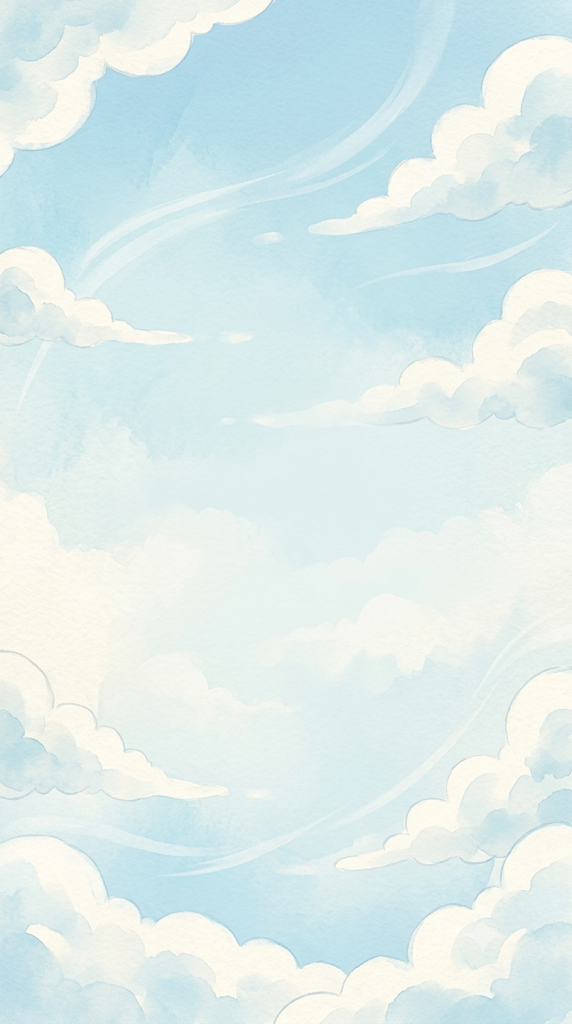
#> input picture assets/backgrounds/home_dream_sky.png, 572 x 1024 px, given in place of map_dream sky_1.png, which was not available
$ python prep_dream_sky.py
#> lines starting #> are read from the running program, lines starting #| are printed output that depends on the picture; pictures that were not available may be replaced by others from this repository, and a replacement may not be noted
#!/usr/bin/env python3
"""Prepare the Dream Sky biome background (the biome after Upper Sky, ~1500m+).

Only ONE source segment exists so far (map_dream sky_1.png) - the user will
add A/B/C + transition variants later, matching Upper Sky's structure. For
now this just repeats that single segment with the same 300px crossfade
technique to cover a placeholder ~1500m of climb, sliced into GPU-safe
vertical tiles (same reasoning as Upper Sky: a single texture that tall
would exceed the GPU's max 2D texture size).

Unlike Upper Sky, there's no "footer" or "core_h" concept here - Dream Sky's
background abuts directly onto the TOP of Upper Sky's, so Godot just needs
this stitched image's total height to know how far up it reaches; it anchors
the BOTTOM edge at wherever Upper Sky's painted content ends (computed at
runtime from UpperSkyBiome.get_top_world_y()).

Usage:
    python3 tools/prep_dream_sky.py
"""
import os
import json
from PIL import Image

SRC = "assets/backgrounds"
TILE_DIR = "assets/backgrounds/dream_sky"

TARGET_M = 1500.0     # placeholder length until real A/B/C/transition segments exist
PX_PER_M = 10.0
WIDTH = 1080
OVERLAP = 300
MAX_TILE_H = 4096


def _load_scaled(name):
#> called with name = 'map_dream sky_1.png'
    im = Image.open(f"{SRC}/{name}").convert("RGBA")
    w, h = im.size
#> w = 572; h = 1024
    return im.resize((WIDTH, int(round(h * WIDTH / float(w)))), Image.LANCZOS)


def do_stitch():
    """Repeat the single Dream Sky segment (crossfaded at each seam) until it
    covers TARGET_M, then slice into GPU-safe tiles under TILE_DIR."""
    seg = _load_scaled("map_dream sky_1.png")

    target_px = TARGET_M * PX_PER_M
    imgs = [seg]
    running = seg.height
#> running = 1933
    while running < target_px:
        imgs.append(seg)
        running += seg.height - OVERLAP
#> after the loop, imgs = 10 items; running = 16630

    total_h = sum(im.height for im in imgs) - OVERLAP * (len(imgs) - 1)
#> total_h = 16630
    canvas = Image.new("RGBA", (WIDTH, total_h), (0, 0, 0, 255))

    # paste bottom-to-top, same convention as Upper Sky's stitcher: imgs[0] is
    # the bottommost (closest to the seam with Upper Sky), later repeats
    # stack upward (climbing further reveals more repeats)
    paste_ys = [total_h - imgs[0].height]
#> paste_ys = [14697]
    canvas.paste(imgs[0], (0, paste_ys[0]))
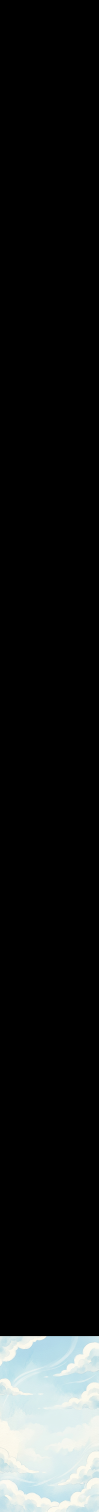
#> canvas: PIL image 1080x16630 RGBA (shown at 1/11 size); mean R, G, B, A 25.7, 27.5, 27.4, 255

    for i in range(1, len(imgs)):
        prev, cur = imgs[i - 1], imgs[i]
        prev_y = paste_ys[i - 1]
        cur_y = prev_y - (cur.height - OVERLAP)
        paste_ys.append(cur_y)
        canvas.paste(cur, (0, cur_y))

        prev_band = prev.crop((0, 0, WIDTH, OVERLAP))
        cur_band = cur.crop((0, cur.height - OVERLAP, WIDTH, cur.height))

        row_vals = [int(round(255 * row / float(max(OVERLAP - 1, 1)))) for row in range(OVERLAP)]
        mask_data = []
        for v in row_vals:
            mask_data.extend([v] * WIDTH)
        mask = Image.new("L", (WIDTH, OVERLAP))
        mask.putdata(mask_data)

        band = Image.composite(prev_band, cur_band, mask)
        canvas.paste(band, (0, prev_y))
#> this loop made 9 passes
#> (prev_y, cur_y) on passes 1 to 9: (14697, 13064), (13064, 11431), (11431, 9798), (9798, 8165), (8165, 6532), (6532, 4899), (4899, 3266), (3266, 1633), (1633, 0)
#> pass 1, in do_stitch, `cur_band = cur.crop((0, cur.height - OVERLAP, WIDTH, cur.height))`:
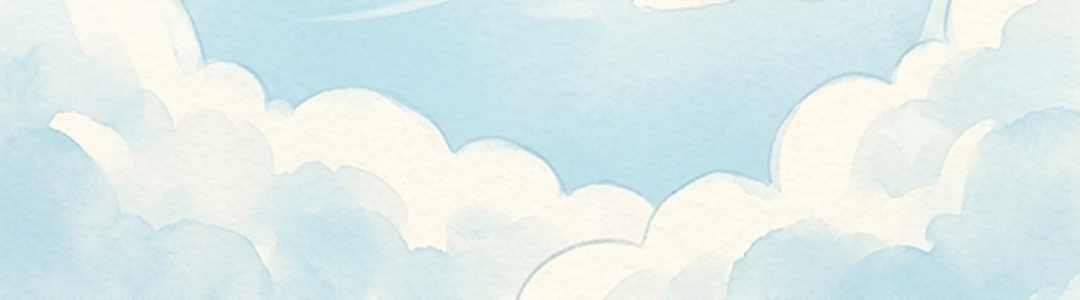
#> cur_band: PIL image 1080x300 RGBA; mean R, G, B, A 222.3, 236.5, 235.1, 255
#> pass 1, in do_stitch, `band = Image.composite(prev_band, cur_band, mask)`:
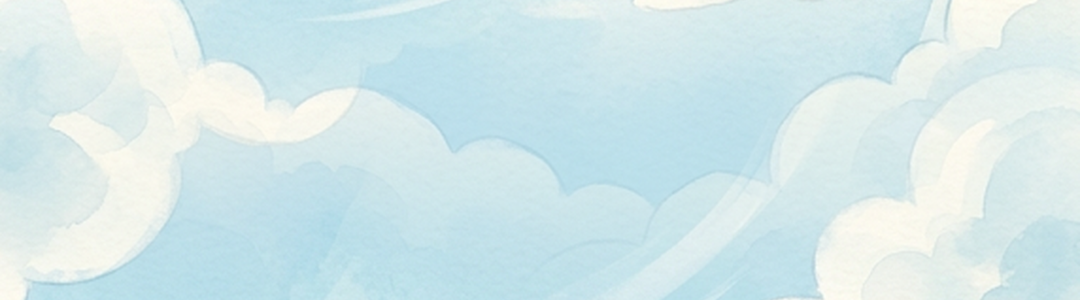
#> band: PIL image 1080x300 RGBA; mean R, G, B, A 212.2, 232.5, 234.7, 255
#> after the loop:
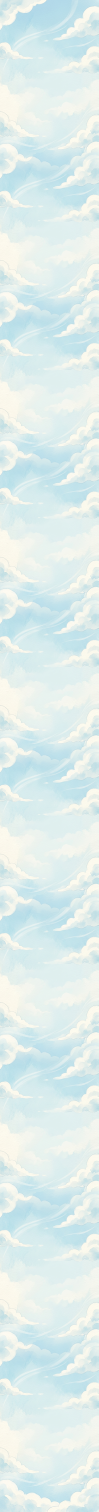
#> canvas: PIL image 1080x16630 RGBA (shown at 1/11 size); mean R, G, B, A 222.7, 237.3, 236.1, 255
#> after the loop:
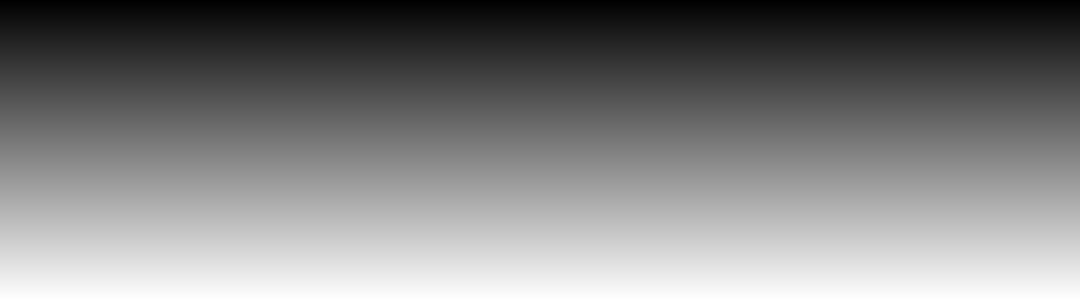
#> mask: PIL image 1080x300 L; min 0, max 255, mean 127.5
#> after the loop, paste_ys = [14697, 13064, 11431, 9798, 8165, 6532, 4899, 3266, 1633, 0]

    os.makedirs(TILE_DIR, exist_ok=True)
    for f in os.listdir(TILE_DIR):
        if f.startswith("tile_") and f.endswith(".png"):
            os.remove(os.path.join(TILE_DIR, f))
    y = 0
    idx = 0
    while y < total_h:
        h = min(MAX_TILE_H, total_h - y)
        canvas.crop((0, y, WIDTH, y + h)).save(f"{TILE_DIR}/tile_{idx}.png")
        y += h
        idx += 1
#> this loop made 5 passes
#> (h, y) on passes 1 to 5: (4096, 4096), (4096, 8192), (4096, 12288), (4096, 16384), (246, 16630)
#> pass 1, in do_stitch, `canvas.crop((0, y, WIDTH, y + h)).save(f"{TILE_DIR}/tile_{idx}.png")`:
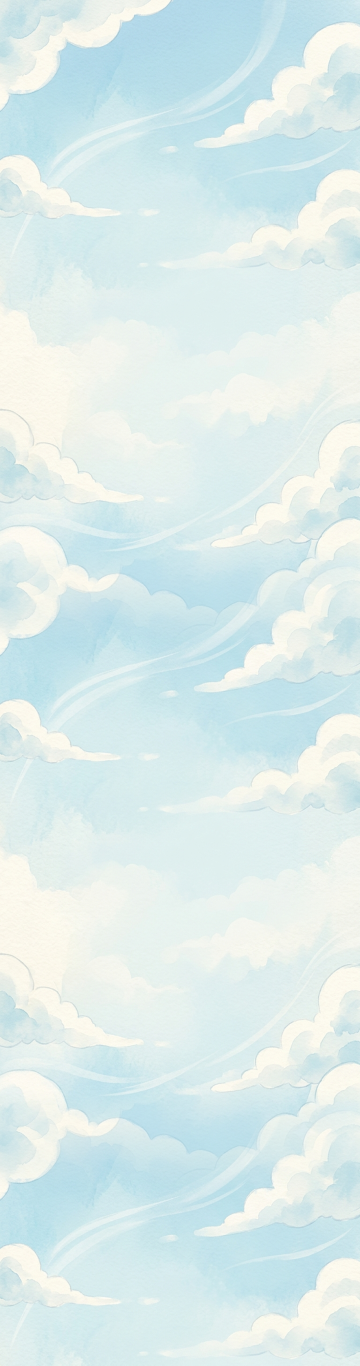
#> saved as tile_0.png: PIL image 1080x4096 RGBA (shown at 1/3 size); mean R, G, B, A 220.3, 236.4, 235.9, 255
#> pass 2, in do_stitch, `canvas.crop((0, y, WIDTH, y + h)).save(f"{TILE_DIR}/tile_{idx}.png")`:
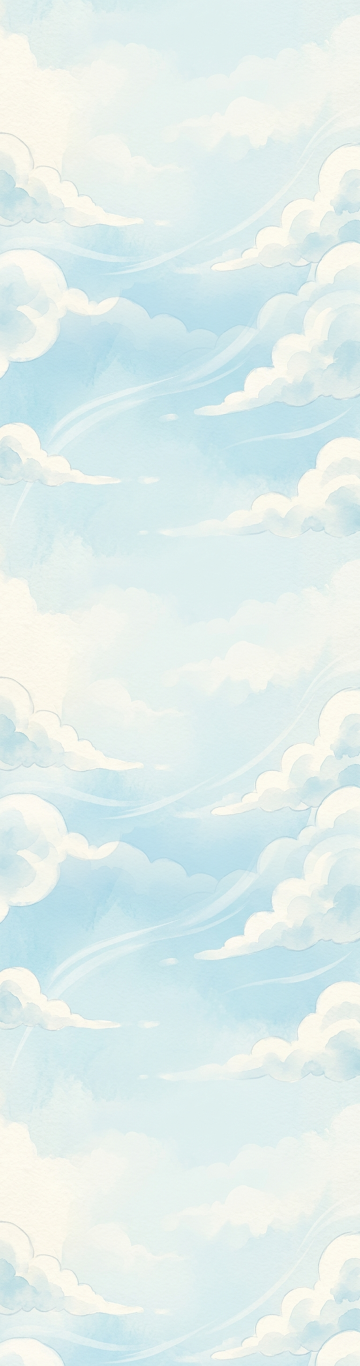
#> saved as tile_1.png: PIL image 1080x4096 RGBA (shown at 1/3 size); mean R, G, B, A 224.7, 238.2, 236.3, 255
#> after the loop, idx = 5; y = 16630

    with open(f"{TILE_DIR}/meta.json", "w") as f:
        json.dump({"total_h": total_h, "tiles": idx}, f)

    print(f"  repeated segment x{len(imgs)} (single source, temporary)")
#|   repeated segment x10 (single source, temporary)
    print(f"  canvas {canvas.size} → {idx} tiles in {TILE_DIR}/")
#|   canvas (1080, 16630) → 5 tiles in assets/backgrounds/dream_sky/
    print(f"  total_h={total_h}  ->  {total_h / PX_PER_M:.0f} m of climb covered")
#|   total_h=16630  ->  1663 m of climb covered
    return total_h


def main():
    print("=== Dream Sky asset prep (placeholder, single segment) ===")
    do_stitch()
    print("\nDone. Replace do_stitch()'s single segment with a randomized")
    print("A/B/C/transition picker (see prep_upper_sky.py) once those exist.")


if __name__ == "__main__":
    main()

$ run again, on images/HUD.png
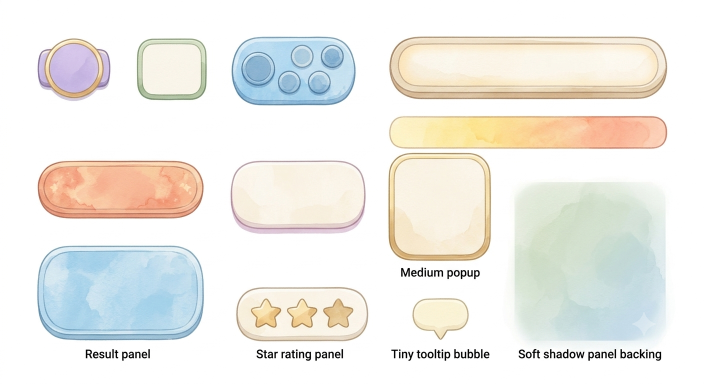
#> input picture images/HUD.png, 1408 x 768 px, given in place of map_dream sky_1.png, which was not available (shown at 1/2 size)
#> in _load_scaled, im is the input picture: PIL image 1408x768 RGBA; mean R, G, B, A 238.6, 237.2, 232, 255
#> after the loop in do_stitch, `while running < target_px:`: imgs = 51 items; running = 15039
#> in do_stitch, `paste_ys = [total_h - imgs[0].height]`: paste_ys = [14450]
#> the loop in do_stitch, `for i in range(1, len(imgs)):` made 50 passes
#> (prev_y, cur_y) on passes 1 to 8: (14450, 14161), (14161, 13872), (13872, 13583), (13583, 13294), (13294, 13005), (13005, 12716), (12716, 12427), (12427, 12138)
#> after the loop in do_stitch, `for i in range(1, len(imgs)):`:
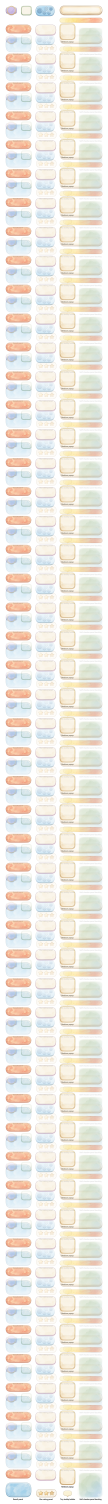
#> canvas: PIL image 1080x15039 RGBA (shown at 1/10 size); mean R, G, B, A 239, 235.2, 227.5, 255
#> after the loop in do_stitch, `for i in range(1, len(imgs)):`: paste_ys = 51 values, max 14450 at index 0, min 0 at index 50, mean 7225
#> the loop in do_stitch, `while y < total_h:` made 4 passes
#> (h, y) on passes 1 to 4: (4096, 4096), (4096, 8192), (4096, 12288), (2751, 15039)
#> pass 2, in do_stitch, `canvas.crop((0, y, WIDTH, y + h)).save(f"{TILE_DIR}/tile_{idx}.png")`:
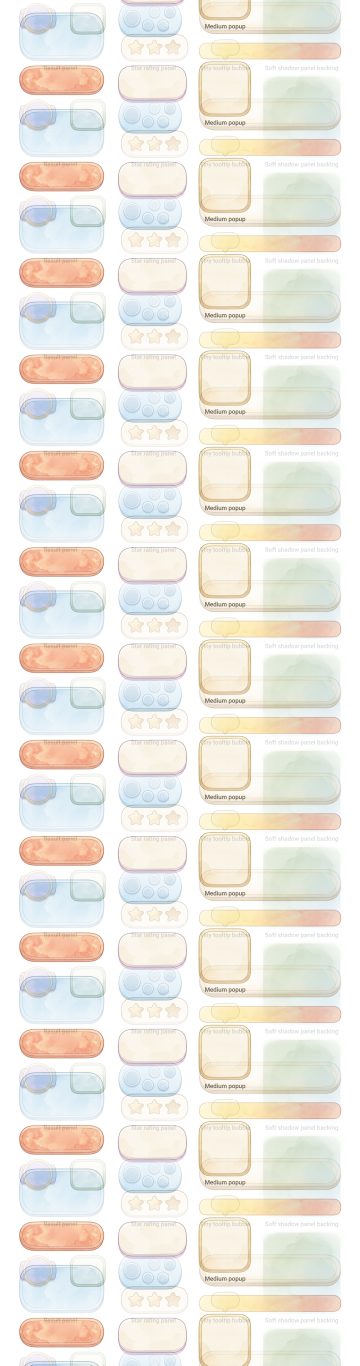
#> saved as tile_1.png: PIL image 1080x4096 RGBA (shown at 1/3 size); mean R, G, B, A 239, 235.2, 227.4, 255
#> after the loop in do_stitch, `while y < total_h:`: idx = 4; y = 15039
#|   repeated segment x51 (single source, temporary)
#|   canvas (1080, 15039) → 4 tiles in assets/backgrounds/dream_sky/
#|   total_h=15039  ->  1504 m of climb covered
